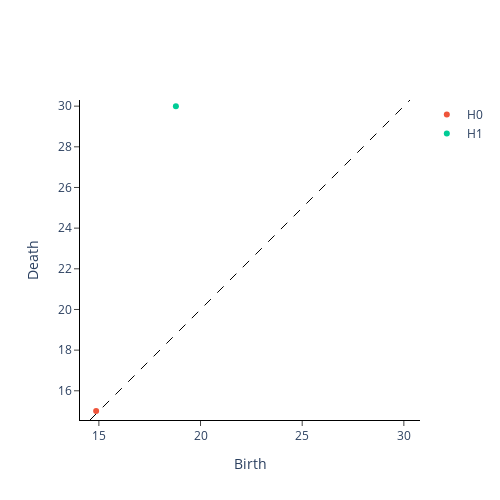

The code cell stored with this chart in its notebook:
### Code cell
from gtda.homology import CubicalPersistence

cubical_persistence = CubicalPersistence(n_jobs=-1)
im0_cubical = cubical_persistence.fit_transform(im0_filtration)

cubical_persistence.plot(im0_cubical)

### Figure 1 — Plotly figure (JSON) as saved in the notebook; plotly's stock layout.template omitted (floating-point values rounded to 4 significant figures)
{"data": [{"hoverinfo": "none", "line": {"color": "black", "dash": "dash", "width": 1}, "mode": "lines", "showlegend": false, "type": "scatter", "x": [14.56, 30.3], "y": [14.56, 30.3]}, {"hoverinfo": "text", "hovertext": ["(14.866068747318506, 15.0)"], "mode": "markers", "name": "H0", "type": "scatter", "x": [14.87], "y": [15]}, {"hoverinfo": "text", "hovertext": ["(18.788294228055936, 30.0)"], "mode": "markers", "name": "H1", "type": "scatter", "x": [18.79], "y": [30]}], "layout": {"height": 500, "plot_bgcolor": "white", "width": 500, "xaxis": {"autorange": false, "exponentformat": "e", "linecolor": "black", "linewidth": 1, "mirror": false, "range": [14.56, 30.3], "showexponent": "all", "showline": true, "side": "bottom", "ticks": "outside", "title": {"text": "Birth"}, "type": "linear", "zeroline": true}, "yaxis": {"autorange": false, "exponentformat": "e", "linecolor": "black", "linewidth": 1, "mirror": false, "range": [14.56, 30.3], "scaleanchor": "x", "scaleratio": 1, "showexponent": "all", "showline": true, "side": "left", "ticks": "outside", "title": {"text": "Death"}, "type": "linear", "zeroline": true}}}
